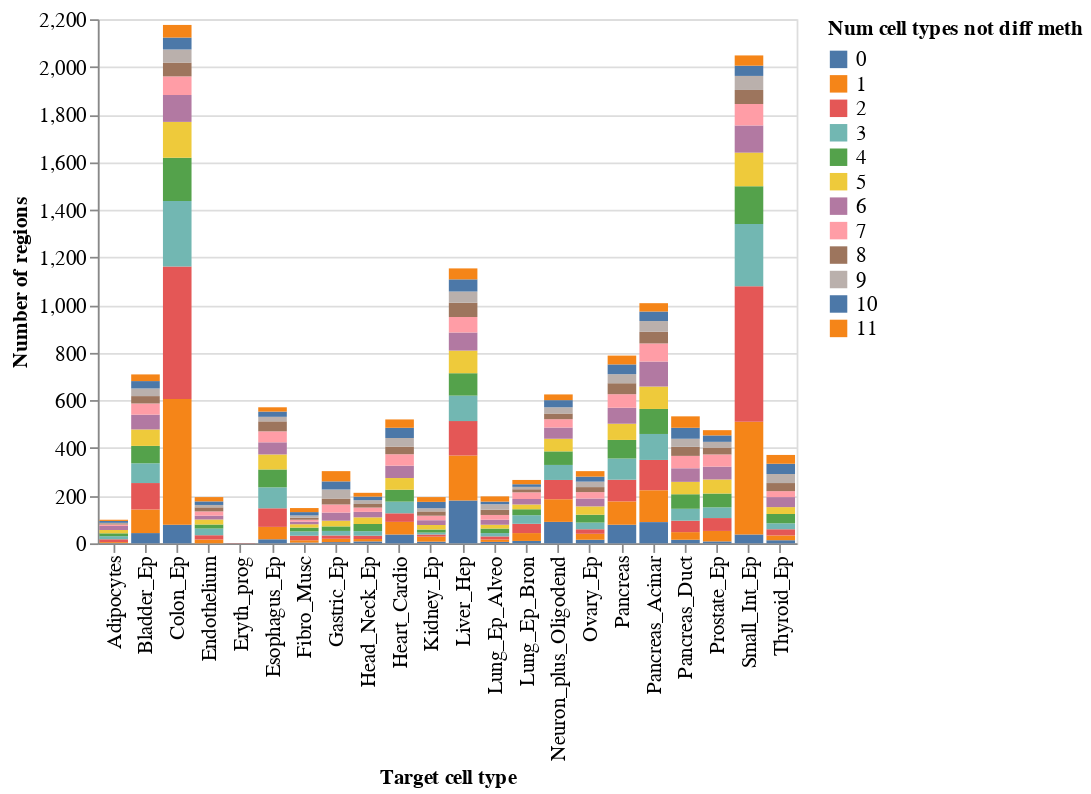

The cell this chart's notebook holds for it:
### Code cell
# For loose rule 2
candidate_plot_df = candidate_regions_summary_loose2_df.groupby(['ct1', 'n_non_diff']).size().to_frame('num_candidates').reset_index()
alt.Chart(candidate_plot_df).mark_bar().encode(
    x=alt.X('ct1', title='Target cell type'),
    y=alt.Y('num_candidates', title='Number of regions'),
    order=alt.Order('n_non_diff:N', sort='ascending'),
    color=alt.Color('n_non_diff:N', title='Num cell types not diff meth')
).properties(
    height=300, width=400
)

### Figure 1 — Vega-Lite specification as saved in the notebook (floating-point values rounded to 4 significant figures; data arrays with more than 128 entries replaced by an {"elided": "..."} marker saying what was removed)
{"config": {"legend": {"titleFontSize": 12, "labelFontSize": 12, "labelLimit": 0}, "axis": {"titleFontSize": 12, "labelFontSize": 12}, "header": {"titleFontSize": 14, "labelFontSize": 14}, "title": {"titleFontSize": 30, "labelFontSize": 30}}, "data": {"name": "data-035f09465109669dc3f379bfa208d1d9"}, "mark": {"type": "bar"}, "encoding": {"color": {"field": "n_non_diff", "title": "Num cell types not diff meth", "type": "nominal"}, "order": {"field": "n_non_diff", "sort": "ascending", "type": "nominal"}, "x": {"field": "ct1", "title": "Target cell type", "type": "nominal"}, "y": {"field": "num_candidates", "title": "Number of regions", "type": "quantitative"}}, "height": 300, "width": 400, "$schema": "https://vega.github.io/schema/vega-lite/v5.8.0.json", "datasets": {"data-035f09465109669dc3f379bfa208d1d9": {"elided": "252 records"}}}
